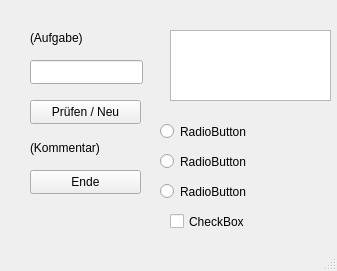
<?xml version="1.0" encoding="UTF-8"?>
<ui version="4.0">
 <class>Kopfrechentrainer</class>
 <widget class="QMainWindow" name="Kopfrechentrainer">
  <property name="geometry">
   <rect>
    <x>0</x>
    <y>0</y>
    <width>337</width>
    <height>271</height>
   </rect>
  </property>
  <property name="windowTitle">
   <string>Kopfrechentrainer</string>
  </property>
  <widget class="QWidget" name="centralwidget">
   <widget class="QLabel" name="LblAufgabe">
    <property name="geometry">
     <rect>
      <x>30</x>
      <y>30</y>
      <width>111</width>
      <height>16</height>
     </rect>
    </property>
    <property name="text">
     <string>(Aufgabe)</string>
    </property>
   </widget>
   <widget class="QLineEdit" name="EditEingabe">
    <property name="geometry">
     <rect>
      <x>30</x>
      <y>60</y>
      <width>113</width>
      <height>24</height>
     </rect>
    </property>
   </widget>
   <widget class="QPushButton" name="CmdPruefenNeu">
    <property name="geometry">
     <rect>
      <x>30</x>
      <y>100</y>
      <width>111</width>
      <height>24</height>
     </rect>
    </property>
    <property name="text">
     <string>Prüfen / Neu</string>
    </property>
   </widget>
   <widget class="QLabel" name="LblKommentar">
    <property name="geometry">
     <rect>
      <x>30</x>
      <y>140</y>
      <width>201</width>
      <height>16</height>
     </rect>
    </property>
    <property name="text">
     <string>(Kommentar)</string>
    </property>
   </widget>
   <widget class="QPushButton" name="CmdEnde">
    <property name="geometry">
     <rect>
      <x>30</x>
      <y>170</y>
      <width>111</width>
      <height>24</height>
     </rect>
    </property>
    <property name="text">
     <string>Ende</string>
    </property>
   </widget>
   <widget class="QListWidget" name="LstOperation">
    <property name="geometry">
     <rect>
      <x>170</x>
      <y>30</y>
      <width>161</width>
      <height>71</height>
     </rect>
    </property>
   </widget>
   <widget class="QRadioButton" name="Opt1bis10">
    <property name="geometry">
     <rect>
      <x>160</x>
      <y>120</y>
      <width>96</width>
      <height>23</height>
     </rect>
    </property>
    <property name="text">
     <string>RadioButton</string>
    </property>
   </widget>
   <widget class="QRadioButton" name="Opt20bis50">
    <property name="geometry">
     <rect>
      <x>160</x>
      <y>150</y>
      <width>96</width>
      <height>23</height>
     </rect>
    </property>
    <property name="text">
     <string>RadioButton</string>
    </property>
   </widget>
   <widget class="QRadioButton" name="Opt50bis150">
    <property name="geometry">
     <rect>
      <x>160</x>
      <y>180</y>
      <width>96</width>
      <height>23</height>
     </rect>
    </property>
    <property name="text">
     <string>RadioButton</string>
    </property>
   </widget>
   <widget class="QCheckBox" name="ChkLoesung">
    <property name="geometry">
     <rect>
      <x>170</x>
      <y>210</y>
      <width>82</width>
      <height>23</height>
     </rect>
    </property>
    <property name="text">
     <string>CheckBox</string>
    </property>
   </widget>
  </widget>
  <widget class="QMenuBar" name="menubar">
   <property name="geometry">
    <rect>
     <x>0</x>
     <y>0</y>
     <width>337</width>
     <height>21</height>
    </rect>
   </property>
  </widget>
  <widget class="QStatusBar" name="statusbar"/>
 </widget>
 <resources/>
 <connections/>
</ui>
